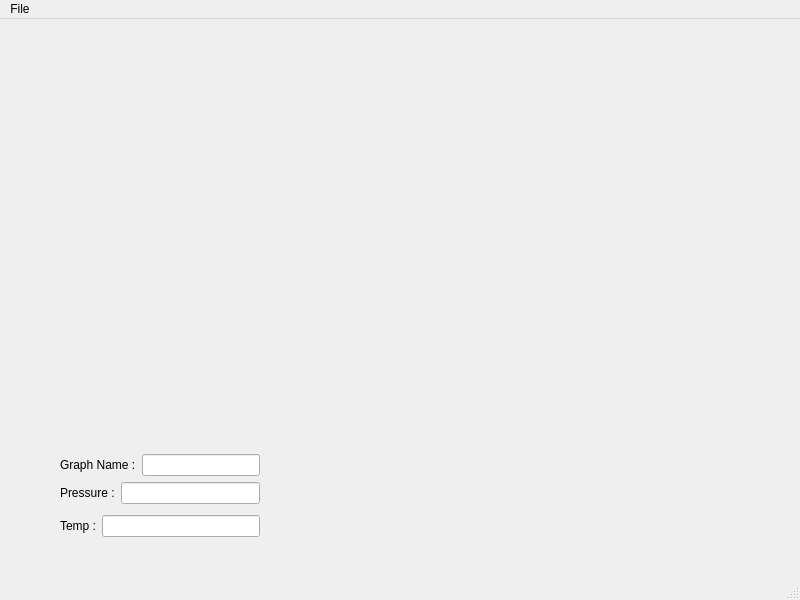
<?xml version="1.0" encoding="UTF-8"?>
<ui version="4.0">
 <class>MainWindow</class>
 <widget class="QMainWindow" name="MainWindow">
  <property name="geometry">
   <rect>
    <x>0</x>
    <y>0</y>
    <width>800</width>
    <height>600</height>
   </rect>
  </property>
  <property name="windowTitle">
   <string>MainWindow</string>
  </property>
  <widget class="QWidget" name="centralwidget">
   <widget class="QCustomPlot" name="plot" native="true">
    <property name="geometry">
     <rect>
      <x>9</x>
      <y>9</y>
      <width>771</width>
      <height>371</height>
     </rect>
    </property>
   </widget>
   <widget class="QWidget" name="">
    <property name="geometry">
     <rect>
      <x>60</x>
      <y>430</y>
      <width>200</width>
      <height>94</height>
     </rect>
    </property>
    <layout class="QVBoxLayout" name="verticalLayout_2">
     <item>
      <layout class="QVBoxLayout" name="verticalLayout">
       <item>
        <layout class="QHBoxLayout" name="horizontalLayout">
         <item>
          <widget class="QLabel" name="label">
           <property name="text">
            <string>Graph Name :</string>
           </property>
          </widget>
         </item>
         <item>
          <widget class="QLineEdit" name="GraphName_line"/>
         </item>
        </layout>
       </item>
       <item>
        <layout class="QHBoxLayout" name="horizontalLayout_2">
         <item>
          <widget class="QLabel" name="label_2">
           <property name="text">
            <string>Pressure :</string>
           </property>
          </widget>
         </item>
         <item>
          <widget class="QLineEdit" name="Pressure_line"/>
         </item>
        </layout>
       </item>
      </layout>
     </item>
     <item>
      <layout class="QHBoxLayout" name="horizontalLayout_3">
       <item>
        <widget class="QLabel" name="label_3">
         <property name="text">
          <string>Temp :</string>
         </property>
        </widget>
       </item>
       <item>
        <widget class="QLineEdit" name="Temp_line"/>
       </item>
      </layout>
     </item>
    </layout>
   </widget>
  </widget>
  <widget class="QMenuBar" name="menubar">
   <property name="geometry">
    <rect>
     <x>0</x>
     <y>0</y>
     <width>800</width>
     <height>25</height>
    </rect>
   </property>
   <widget class="QMenu" name="menuFile">
    <property name="title">
     <string>File</string>
    </property>
    <addaction name="actionOpen"/>
    <addaction name="actionSave"/>
   </widget>
   <addaction name="menuFile"/>
  </widget>
  <widget class="QStatusBar" name="statusbar"/>
  <action name="actionOpen">
   <property name="text">
    <string>Open</string>
   </property>
  </action>
  <action name="actionSave">
   <property name="text">
    <string>Save</string>
   </property>
  </action>
 </widget>
 <customwidgets>
  <customwidget>
   <class>QCustomPlot</class>
   <extends>QWidget</extends>
   <header>qcustomplot.h</header>
   <container>1</container>
  </customwidget>
 </customwidgets>
 <resources/>
 <connections/>
</ui>
